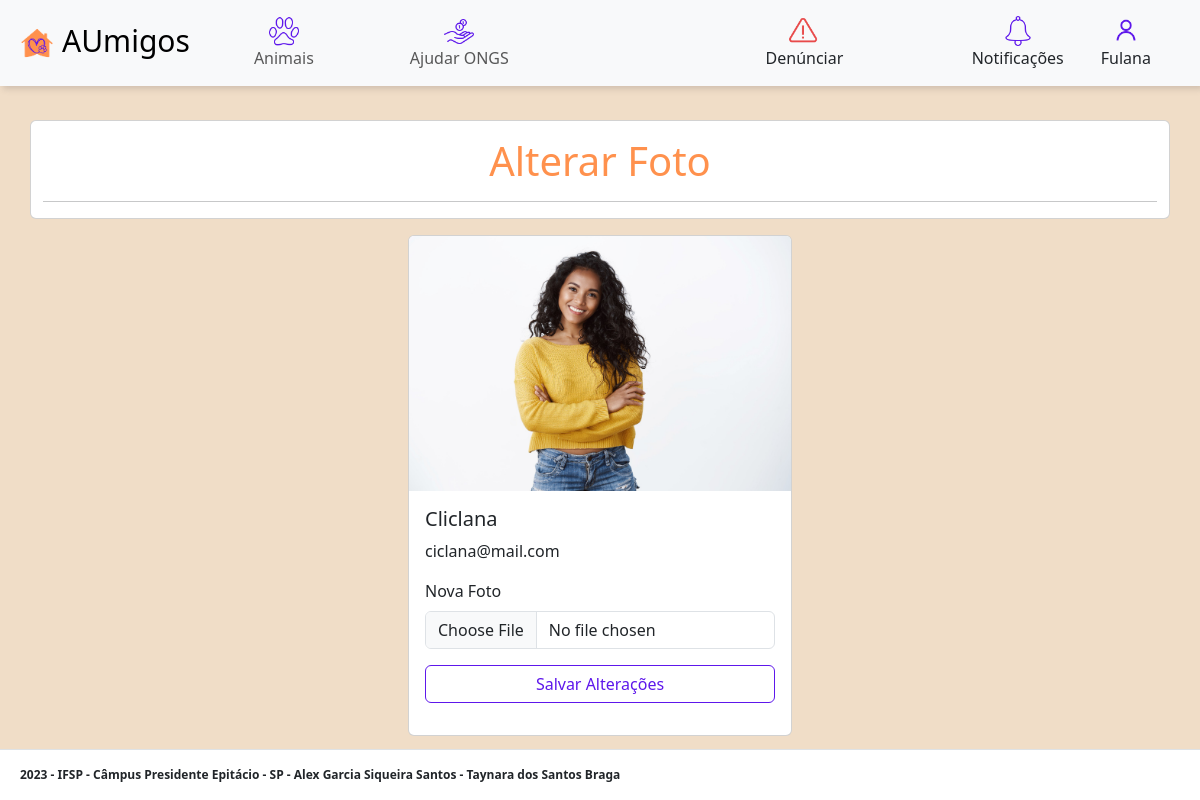
Screenshot of /u_editar_foto.php?usuario_codigo=2 (signed in) with the database file from the repository.
### tables this page shows
CREATE TABLE Usuario (
	usuario_codigo INT NOT NULL AUTO_INCREMENT,
	usuario_cpf VARCHAR(14) NOT NULL UNIQUE,
    usuario_foto VARCHAR(255),
	nome VARCHAR(45) NOT NULL,
	sobrenome VARCHAR(45) NOT NULL,
	data_nasc DATE NOT NULL,
	email VARCHAR(45) NOT NULL,
	senha VARCHAR(45) NOT NULL,
	cidade VARCHAR(45) NOT NULL,
	estado VARCHAR(45) NOT NULL,
	PRIMARY KEY (usuario_codigo)
);

### funcoes/_funcoesConfigBanco.php (called while the page is built, shortened)
<?php
function executarSelect($con, $sql){
    $res = mysqli_query($con, $sql);
    if($res && mysqli_num_rows($res) > 0){
        $dados = mysqli_fetch_all($res, MYSQLI_ASSOC);
    } else {
        $dados = array();
    }
    return $dados;
}

### u_editar_foto.php (the view, shortened to what this page needs)
<?php
include "layout/_cabecalho.php";
include "layout/_u_navbar.php";
if (isset($_GET["usuario_codigo"])) {
    $usuario_codigo = $_GET["usuario_codigo"];
    $conexao   = conectarBanco("aumigos");
    $sql = "SELECT * FROM Usuario WHERE usuario_codigo = $usuario_codigo";
    $dados = executarSelect($conexao, $sql);
    $usuario = $dados[0];
}
?>
<main>
    <br><br><br><br><br>
    <div class="container card mb-3">
        <div class="row">
            <div class="col-12">
                <div class="mt-3 fs-4">
                    <h1 class="text-center titulo1">Alterar Foto</h1>
                    <hr>
                </div>
            </div>
        </div>
    </div>
    <div class="row">
        <div class="col-sm-4"></div>
        <div class="col-sm-4">
            <div class="card">
                <img src="upload/<?= $usuario["usuario_foto"] ?>" class="card-img-top">
                <div class="card-body">
                    <h5 class="card-title"> <?= $usuario["nome"] ?> </h5>
                    <p class="card-text"> <?= $usuario["email"] ?> </p>
                    <form action="u_editar_foto.php" method="POST" enctype="multipart/form-data">
                        <div class="mb-3">
                            <label for="imagem" class="form-label">Nova Foto</label>
                            <input class="form-control" type="file" name="imagem" accept="image/*" />
                        </div>
                        <div class="mb-3">
                            <div class="">
                                <input type="submit" class="form-control btn btn-roxo" id="salvar" name="salvar" value="Salvar Alterações">
                            </div>
                        </div>
                    </form>
                </div>
            </div>
        </div>
    </div>
</main>
<?php
include "layout/_rodape.php";
?>

### layout/_u_navbar.php (shortened to what this page needs)
<?php
$usuario_codigo = $_SESSION["usuario_codigo"];
$conexao = conectarBanco("aumigos");
$sql = "SELECT * FROM Usuario WHERE usuario_codigo = $usuario_codigo";
$usuarios = executarSelect($conexao, $sql);
$nome = $usuarios[0]["nome"];
?>
<nav class="navbar navbar-expand-lg bg-body-tertiary navbar fixed-top nav-shadow">
  <div class="container-fluid">
    <a class="navbar-brand d-flex justify-content-center" href="u_index.php?usuario_codigo=<?= $usuario_codigo ?>" style="font-size: 30px;">
      <img src="imagens/classica.png" alt="Logo" width="50px" height="50px" class="d-inline-block align-text-top">
      AUmigos
    </a>
    <div class="collapse navbar-collapse" id="navbarSupportedContent">
      <ul class="navbar-nav me-auto mb-2 mb-lg-0">
        <li class="nav-item">
          <a class="nav-link" href="u_animais.php?usuario_codigo=<?= $usuario_codigo ?>">
            <div class="d-flex flex-column align-items-center">
              <img src="imagens/icons8-pegada-de-gato-100.png" style="width: 30px;">
              Animais
            </div>
          </a>
        </li>
        <li class="nav-item">
          <a class="nav-link" href="u_doacoes.php?usuario_codigo=<?= $usuario_codigo ?>">
            <div class="d-flex flex-column align-items-center">
              <img src="imagens/icons8-receber-dinheiro-100.png" style="width: 30px;">
              Ajudar ONGS
            </div>
          </a>
        </li>
      </ul>
      <div class="ms-lg-auto me-lg-4">
        <a class="nav-link" href="u_denunciar.php?usuario_codigo=<?= $usuario_codigo ?>">
          <div class="d-flex flex-column align-items-center">
            <img src="imagens/icons8-erro-100.png" style="width: 30px;">
            Denúnciar
          </div>
        </a>
      </div>
      <div class="ms-lg-auto me-lg-4">
        <a class="nav-link" href="u_notificacoes.php?usuario_codigo=<?= $usuario_codigo ?>">
          <div class="d-flex flex-column align-items-center">
            <img src="imagens/icons8-lembrete-de-compromissos-100.png" style="width: 30px;">
            Notificações
          </div>
        </a>
      </div>
      <div class="me-lg-4 dropdown">
        <div class="btn d-flex flex-column align-items-center" data-bs-toggle="dropdown" aria-expanded="false">
          <img src="imagens/icons8-usuário-100.png" style="width: 30px;">
          <?= $nome ?>
        </div>
      </div>
    </div>
  </div>
</nav>

### rows the page displays
usuario: nome "Fulana"
usuario: usuario_foto (picture), nome "Cliclana", email "ciclana@mail.com"
